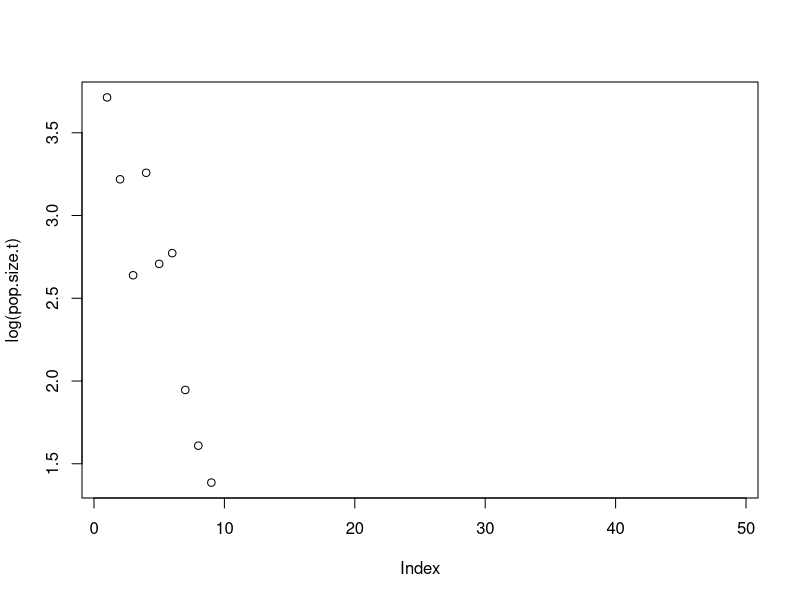

Reproduce this figure in R.
## IBM to generate the data for the simple recruitment limited IPM - there's no recruitment limitation 1st
## Size is on a log scale so don't worry about the -ive ones!

## The parameters and life cycle follow Kachi and Hirose J.Ecol. 1985, see Rees and Rose PRSB 2002, but for
## simplicity we have used a logistic function for survival rather than the linear function with an upper bound
## as in the previous papers

## MORE COMMENTS STILL TO BE ADDED

rm(list=ls(all=TRUE))

library(doBy)
#set.seed(53241986)


## ~~~~~~~~~~~~~~~~~~~~~~~~~~~~~~~~~~~~~~~~~~~~~~~~~~~~~~~~~~~~~~~~~~~~~~~~~~~~~~~~~~~~~~~~~~~~~~~~~~~~~~~~~
## Section 1 -
## ~~~~~~~~~~~~~~~~~~~~~~~~~~~~~~~~~~~~~~~~~~~~~~~~~~~~~~~~~~~~~~~~~~~~~~~~~~~~~~~~~~~~~~~~~~~~~~~~~~~~~~~~~

##
## Define the true parameter vector, each parameter is given a name so formulae are easier to
## read. We'll use a 'model.term' scheme to name elements of the vector, except that
## eps.pi is the product of pi and epsilon; pi and epsilon are only used in the calculation of
## seedling production, which is Poisson with mean epsilon*pi*(expected number of flowering heads) 

m.par.true <- c(surv.int  =  -2.27,
                surv.z    =   0.57,
                flow.int  =  -2.107,
                flow.z    =   0.86,
                grow.int  =   2.751,
                grow.z    =   0.407,
                grow.sd.int   = 1.51, 
                grow.sd.z     = -0.114,
                rcsz.int  =  -0.771,
                rcsz.sd   =   1.719,
                heads.int  =  6.363,
                heads.z    =  0.0056,
                eps.pi    =   7.1*0.6)

##
## Define the various demographic functions, we pass a vector of parameters "m.par" to each function
## this makes it easier to compare the results of different paramter sets, say the true values and
## estimated ones
##

## Growth function, given you are size z now returns the pdf of size z1 next time
g_z1z <- function(z1, z, m.par)
{
    mean <- m.par["grow.int"] + m.par["grow.z"] * z           # mean size next year
    #sd <- m.par["grow.sd.int"]/(1+m.par["grow.sd.z"]*z)       # sd about mean
    sd <- m.par["grow.sd.int"]*exp(m.par["grow.sd.z"]*z)      # sd about mean
    p.den.grow <- dnorm(z1, mean = mean, sd = sd)             # pdf that you are size z1 given you were size z
    return(p.den.grow)
}

## Survival function, logistic regression
s_z <- function(z, m.par)
{
    linear.p <- m.par["surv.int"] + m.par["surv.z"] * z  # linear predictor
    p <- 1/(1+exp(-linear.p))                            # logistic transformation to probability
    return(p)
}

## Probability of flowering function, logistic regression
p_bz <- function(z, m.par)
{
    linear.p <- m.par["flow.int"] + m.par["flow.z"] * z      # linear predictor
    p <- 1/(1+exp(-linear.p))                                # logistic transformation to probability
    return(p)
}

## Seedling production function
## Expected seedling production of a size-z plant that flowers
b_z <- function(z, m.par)
{
    heads <- m.par["heads.int"] + m.par["heads.z"]*exp(z);  
    return(m.par["eps.pi"]*heads);
}

## Recruit size pdf
c_z1 <- function(z1, m.par)
{
    mean <- m.par["rcsz.int"]
    sd <- m.par["rcsz.sd"]
    p.deRecr <- dnorm(z1, mean = mean, sd = sd)              # pdf of a size z1 recruit
    return(p.deRecr)
}

## ~~~~~~~~~~~~~~~~~~~~~~~~~~~~~~~~~~~~~~~~~~~~~~~~~~~~~~~~~~~~~~~~~~~~~~~~~~~~~~~~~~~~~~~~~~~~~~~~~~~~~~~~~
## Section 2 -
## ~~~~~~~~~~~~~~~~~~~~~~~~~~~~~~~~~~~~~~~~~~~~~~~~~~~~~~~~~~~~~~~~~~~~~~~~~~~~~~~~~~~~~~~~~~~~~~~~~~~~~~~~~

##
## Parameters controlling the IBM simulation
##

m.par <- m.par.true

init.pop.size <- 500
n.yrs <-50
z <- rnorm(init.pop.size, mean = m.par["rcsz.int"], sd = m.par["rcsz.sd"])

## Calculate initial pop size and mean size

pop.size.t <- numeric(0)
mean.z.t <- mean(z)
mean.fl.z.t <- NA

## iterate the model using the "true" parameters and store data in a data.frame
yr <- 1
while(yr != n.yrs & max(pop.size.t) < 25000) {

    ## calculate population size
    pop.size <- length(z)

    ## generate binomial random number for surviving (or not) to the time of flowering. 
    ## This is a vector of 0's and 1's, with 1 = survive. 
    Surv <- rbinom(n=pop.size,prob=s_z(z,m.par),size=1); 
    z <- z[Surv==1];    # only keep the survivors 
    pop.size <- length(z); 
    pop.size.t <- c(pop.size.t, length(z))
    
    ## generate binomial random number for the probability of flowering given your
    ## size z. This is a vector of 0's and 1's, you get a 1 if you flower
    Repr <- rbinom(n=pop.size, prob=p_bz(z, m.par), size=1)

    ## number of plants that flowered
    num.Repr <- sum(Repr)

    ## calculate seedling production
    Seedlings <- rep(0, pop.size)

    ## we'll assume a plant make a Poisson distributed number of seedlings 
    ## with mean given by b_z
    ## Note: decrease seedlings to slow down population growth
    Seedlings[Repr==1] <- rpois(num.Repr, b_z(z[Repr==1], m.par))

    ## total number of recruits
    Recr <- sum(Seedlings); 

    ## generate new recruit sizes
    ## rnorm generated normally distributed random numbers
    Rcsz <- rnorm(Recr, mean = m.par["rcsz.int"], sd = m.par["rcsz.sd"])

    ## let the non-flowering plants grow
    z <- z[Repr==0]; # kill off the flowering plants

    mean.z1 <- m.par["grow.int"] + m.par["grow.z"] * z           # mean size next year
    sd.z1 <- m.par["grow.sd.int"]/(1+m.par["grow.sd.z"]*z)       # sd about mean

    z1<- rnorm(n = length(z), mean.z1,sd.z1)

    ## create new population size vector
    z <- c(Rcsz, z1)
    cat(paste(yr, pop.size.t[yr], "\n", sep=" "))
    yr <- yr+1

}
plot(log(pop.size.t)); 
